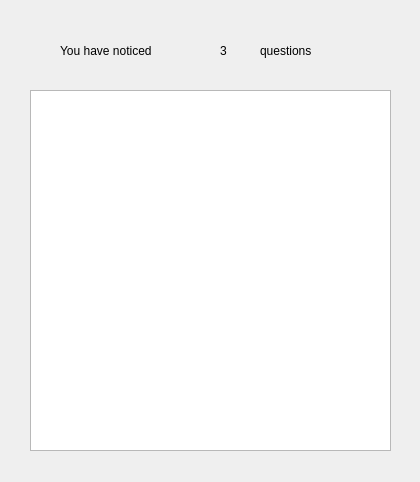
<?xml version="1.0" encoding="UTF-8"?>
<ui version="4.0">
 <class>NoticeListDialog</class>
 <widget class="QDialog" name="NoticeListDialog">
  <property name="geometry">
   <rect>
    <x>0</x>
    <y>0</y>
    <width>420</width>
    <height>482</height>
   </rect>
  </property>
  <property name="windowTitle">
   <string>Dialog</string>
  </property>
  <property name="styleSheet">
   <string notr="true">QDialog
{
	border-image:url(:/img/img/0008020203180562_b.png)
}</string>
  </property>
  <widget class="QLabel" name="label">
   <property name="geometry">
    <rect>
     <x>60</x>
     <y>40</y>
     <width>131</width>
     <height>21</height>
    </rect>
   </property>
   <property name="styleSheet">
    <string notr="true">font: bold 12pt &quot;Segoe Print&quot;;</string>
   </property>
   <property name="text">
    <string>You have noticed</string>
   </property>
  </widget>
  <widget class="QLabel" name="NoticeNum">
   <property name="geometry">
    <rect>
     <x>220</x>
     <y>40</y>
     <width>81</width>
     <height>21</height>
    </rect>
   </property>
   <property name="styleSheet">
    <string notr="true">font: bold 16pt &quot;Segoe Print&quot;;</string>
   </property>
   <property name="text">
    <string>3</string>
   </property>
  </widget>
  <widget class="QLabel" name="label_3">
   <property name="geometry">
    <rect>
     <x>260</x>
     <y>40</y>
     <width>111</width>
     <height>21</height>
    </rect>
   </property>
   <property name="styleSheet">
    <string notr="true">font: bold 12pt &quot;Segoe Print&quot;;</string>
   </property>
   <property name="text">
    <string>questions</string>
   </property>
  </widget>
  <widget class="QTableWidget" name="NoticeTable">
   <property name="geometry">
    <rect>
     <x>30</x>
     <y>90</y>
     <width>361</width>
     <height>361</height>
    </rect>
   </property>
  </widget>
 </widget>
 <resources/>
 <connections/>
</ui>
